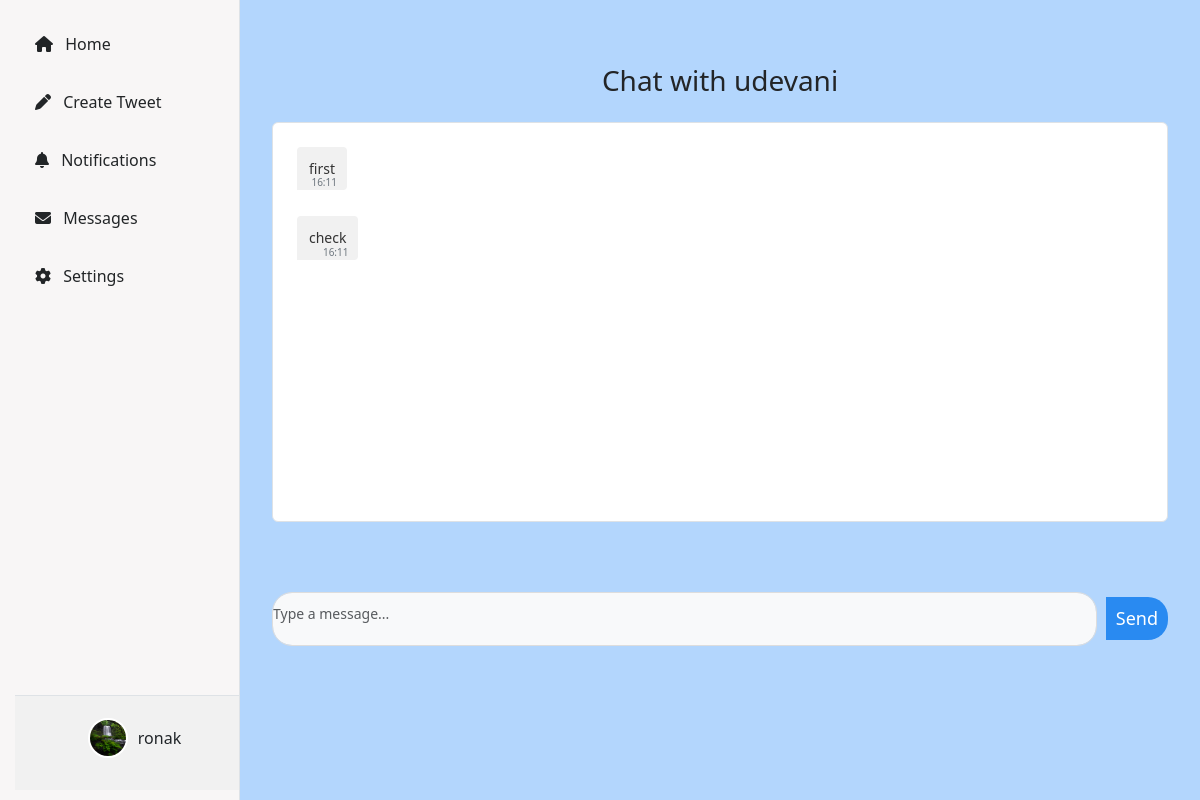
Page /messages/1/ (signed in) on the committed database.
### tweet/models.py (models this page shows, shortened)
class CustomUser(AbstractUser):
    email = models.EmailField(unique=True)
    phone_number = models.CharField(max_length=100, default='', blank=True)
    user_bio = models.CharField(max_length=150, default='', blank=True)
    user_profile_image = models.ImageField(upload_to="profile/", default='default_profile.png')
    followers = models.ManyToManyField('self', symmetrical=False, related_name="following", blank=True)
    REQUIRED_FIELDS = ['email']
    USERNAME_FIELD = 'username'

class Message(models.Model):
    sender = models.ForeignKey(settings.AUTH_USER_MODEL, on_delete=models.CASCADE, related_name="sent_messages")
    recipient = models.ForeignKey(settings.AUTH_USER_MODEL, on_delete=models.CASCADE, related_name="received_messages")
    content = models.TextField()
    created_at = models.DateTimeField(default=now)
    is_read = models.BooleanField(default=False)

### tweet/views.py (the view, shortened to what this page needs)
# urls.py: path('messages/<int:recipient_id>/', views.get_messages, name='get_messages'),
@login_required
def get_messages(request, recipient_id):
    recipient = get_object_or_404(User, id=recipient_id)
    if request.user == recipient:
        return redirect('messages_page')
    messages = Message.objects.filter(
        (Q(sender=request.user) & Q(recipient=recipient)) |
        (Q(sender=recipient) & Q(recipient=request.user))
    ).order_by("created_at")
    messages.filter(recipient=request.user, is_read=False).update(is_read=True)
    return render(request, 'chat.html', {
        'messages': messages,
        'recipient': recipient
    })

### tweet/templates/chat.html (shortened to what this page needs)
{% extends "layout.html" %}
{% block content %}
<div class="container mt-4">
    <h3 class="mb-4 text-center">Chat with {{ recipient.username }}</h3>
    <div class="chat-box border rounded p-4">
        {% for message in messages %}
            <div class="message-container mb-3">
                {% if message.sender == request.user %}
                    <div class="message-bubble sender">
                        <span>{{ message.content }}</span>
                        <small class="message-time">{{ message.created_at|date:"H:i" }}</small>
                    </div>
                {% else %}
                    <div class="message-bubble recipient">
                        <span>{{ message.content }}</span>
                        <small class="message-time">{{ message.created_at|date:"H:i" }}</small>
                    </div>
                {% endif %}
            </div>
        {% endfor %}
    </div>
    <form id="chat-form" method="POST" class="mt-3">
        <div class="input-group">
            <textarea name="content" id="chat-input" class="form-control" rows="2" placeholder="Type a message..." style="resize: none; padding-top:10px;"></textarea>
            <button type="submit" class="btn btn-primary send-btn">Send</button>
        </div>
    </form>
</div>
{% endblock %}

### templates/layout.html (shortened to what this page needs)
{% load static %}
<!DOCTYPE html>
<html lang="en">
<head>
    <link href="https://cdn.jsdelivr.net/npm/bootstrap@5.3.3/dist/css/bootstrap.min.css" rel="stylesheet">
    <link rel="stylesheet" href="{% static 'layout_search.css' %}">
</head>
<body>
    <div class="sidebar">
        <a href="{% url 'tweet_list' %}">
            <i class="fas fa-home me-2"></i> Home
        </a>
        <a href="{% url 'tweet_create' %}">
            <i class="fas fa-pen me-2"></i> Create Tweet
        </a>
        <a href="{% url 'notifications_page' %}" id="notification-link" style="position: relative;">
            <i class="fas fa-bell me-2"></i> Notifications
        </a>
        <a href="{% url 'messages_page' %}">
            <i class="fas fa-envelope me-2"></i> Messages
        </a>
        <a href="#">
            <i class="fas fa-cog me-2"></i> Settings
        </a>
        <div class="profile-section">
            {% if user.is_authenticated %}
            <a href="{% url 'user_details' user.id %}" class="profile-link">
                <img src="{% if user.user_profile_image %}{{ user.user_profile_image.url }}{% else %}{% static 'default_profile.png' %}{% endif %}"
                     class="profile-img" alt="Profile Image">
                <span>{{ user.username }}</span>
            </a>
            {% else %}
            <a href="{% url 'login' %}" class="btn btn-light">Login</a>
            {% endif %}
        </div>
    </div>
    <div class="content">
        {% block content %}
        {% endblock %}
    </div>
</body>
</html>

### static/layout_search.css (style rules this page uses)
body { background-color: rgb(179, 214, 253); color: #232527; font-family: 'Segoe UI', Tahoma, Geneva, Verdana, sans-serif; }
.sidebar { position: fixed; top: 0; left: 0; height: 100%; width: 240px; background-color: #f8f6f6; border-right: 1px solid #dee2e6; padding: 20px 15px; overflow-y: auto; }
.sidebar a { display: block; color: #222527; padding: 12px 20px; font-size: 1rem; border-radius: 5px; margin-bottom: 10px; text-decoration: none; font-weight: 500; }
.content { margin-left: 240px; margin-top: 20px; padding: 20px; }
.profile-section { position: absolute; bottom: 10px; width: 100%; padding: 10px; text-align: center; background-color: #f1f1f1; border-top: 1px solid #dee2e6; }
.profile-section .profile-link { display: flex; align-items: center; justify-content: center; gap: 10px; color: #212529; text-decoration: none; }
.profile-section .profile-img { width: 40px; height: 40px; border-radius: 50%; border: 2px solid #fff; }

### tweet/templates/chat.html (style rules this page uses)
.chat-box { background-color: #ffffff; border: 1px solid #ddd; border-radius: 4px; padding: 20px; height: 400px; overflow-y: auto; margin-bottom: 20px; }
.message-container { display: flex; flex-direction: column; }
.message-bubble { max-width: 80%; padding: 12px; font-size: 14px; line-height: 1.4; position: relative; margin-bottom: 10px; border-radius: 4px; }
.message-bubble.recipient { background-color: #f1f1f1; color: #333; align-self: flex-start; border-bottom-left-radius: 0; }
.message-time { font-size: 10px; position: absolute; bottom: 1px; right: 10px; color: #6c757d; }
#chat-input { border-radius: 20px; padding: 0px; top:50px; margin-right: 10px; font-size: 14px; background-color: #f8f9fa; border: 1px solid #ddd; }
.send-btn { border-radius: 20px; background-color:rgb(41, 138, 241); padding: 8px 10px; font-size: 18px; top:50px; color: white; border: none; cursor: pointer; margin-left: 5px; align-self: center; }
.input-group { display: flex; align-items: center; margin-top: 10px; justify-content: space-between; }

### rows in the picture
CustomUser: user_profile_image (picture), username "ronak"
CustomUser: username "udevani"
Message: content "first", created_at "16:11"
Message: content "check", created_at "16:11"
